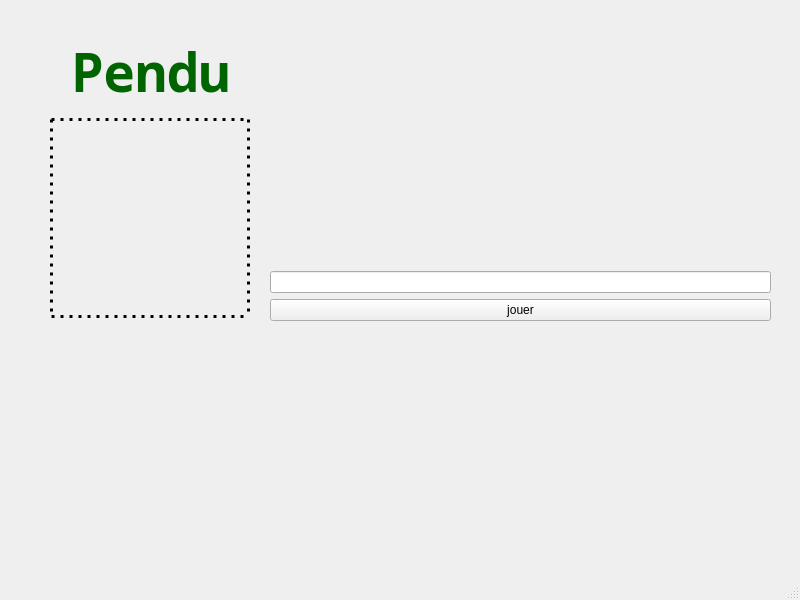
<?xml version="1.0" encoding="UTF-8"?>
<ui version="4.0">
 <class>fenetre</class>
 <widget class="QMainWindow" name="fenetre">
  <property name="geometry">
   <rect>
    <x>0</x>
    <y>0</y>
    <width>800</width>
    <height>600</height>
   </rect>
  </property>
  <property name="windowTitle">
   <string>fenetre</string>
  </property>
  <widget class="QWidget" name="centralwidget">
   <widget class="QWidget" name="verticalLayoutWidget">
    <property name="geometry">
     <rect>
      <x>50</x>
      <y>30</y>
      <width>202</width>
      <height>288</height>
     </rect>
    </property>
    <layout class="QVBoxLayout" name="verticalLayout">
     <item>
      <widget class="QLabel" name="l_titre">
       <property name="minimumSize">
        <size>
         <width>200</width>
         <height>80</height>
        </size>
       </property>
       <property name="font">
        <font>
         <family>Noto Sans Mono</family>
         <pointsize>40</pointsize>
         <bold>true</bold>
        </font>
       </property>
       <property name="styleSheet">
        <string notr="true">color: darkgreen;</string>
       </property>
       <property name="text">
        <string>Pendu</string>
       </property>
       <property name="alignment">
        <set>Qt::AlignCenter</set>
       </property>
      </widget>
     </item>
     <item>
      <widget class="QLabel" name="l_image_titre">
       <property name="sizePolicy">
        <sizepolicy hsizetype="Fixed" vsizetype="Fixed">
         <horstretch>0</horstretch>
         <verstretch>0</verstretch>
        </sizepolicy>
       </property>
       <property name="minimumSize">
        <size>
         <width>200</width>
         <height>200</height>
        </size>
       </property>
       <property name="styleSheet">
        <string notr="true">border-width: 3px;
border-style: dotted;</string>
       </property>
       <property name="text">
        <string/>
       </property>
       <property name="textFormat">
        <enum>Qt::AutoText</enum>
       </property>
       <property name="scaledContents">
        <bool>true</bool>
       </property>
       <property name="margin">
        <number>4</number>
       </property>
      </widget>
     </item>
    </layout>
   </widget>
   <widget class="QWidget" name="verticalLayoutWidget_2">
    <property name="geometry">
     <rect>
      <x>270</x>
      <y>200</y>
      <width>501</width>
      <height>121</height>
     </rect>
    </property>
    <layout class="QVBoxLayout" name="verticalLayout_2">
     <item>
      <widget class="QLabel" name="l_lettre">
       <property name="styleSheet">
        <string notr="true">font-family: sans-serif;
font-size: 40px;
color: red;
</string>
       </property>
       <property name="text">
        <string/>
       </property>
      </widget>
     </item>
     <item>
      <widget class="QLineEdit" name="lineEdit"/>
     </item>
     <item>
      <widget class="QPushButton" name="pushButton">
       <property name="text">
        <string>jouer</string>
       </property>
      </widget>
     </item>
    </layout>
   </widget>
   <widget class="QLabel" name="label_message">
    <property name="geometry">
     <rect>
      <x>271</x>
      <y>340</y>
      <width>501</width>
      <height>20</height>
     </rect>
    </property>
    <property name="text">
     <string/>
    </property>
   </widget>
  </widget>
  <widget class="QMenuBar" name="menubar">
   <property name="geometry">
    <rect>
     <x>0</x>
     <y>0</y>
     <width>800</width>
     <height>21</height>
    </rect>
   </property>
  </widget>
  <widget class="QStatusBar" name="statusbar"/>
 </widget>
 <resources/>
 <connections/>
</ui>
